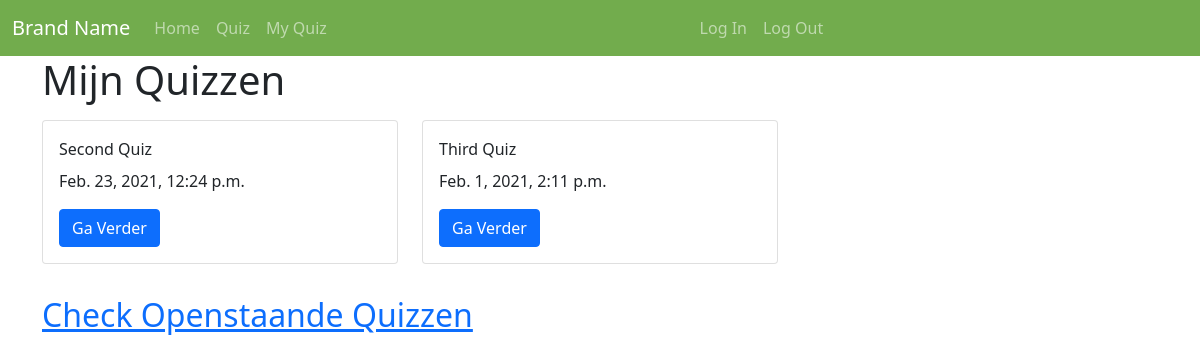
Screenshot of /quiz/my_quizzes/ (signed in) with the database file from the repository.
### users/models.py (models this page shows, shortened)
class UserRegisteredQuizzes(models.Model):
	user = models.ForeignKey(User, on_delete=models.CASCADE)
	registered_quiz = models.ForeignKey(Quiz, on_delete=models.CASCADE)
	current_question = models.ForeignKey(Question, on_delete=models.CASCADE, null=True)
	is_finished = models.BooleanField(default=False)
	def get_user_email(self):
		return self.user.email
	get_user_email.short_description = 'Email'

### quiz/models.py (models this page shows, shortened)
class Quiz(models.Model):
	title = models.CharField(max_length=64)
	description = models.TextField(blank=True)
	is_active = models.BooleanField('Quiz is Active', default=True)
	is_published = models.BooleanField('Quiz is Published', default=False)
	date_created = models.DateTimeField(auto_now_add=True)
	start_date = models.DateTimeField(null=True, default=None)
	slug = models.SlugField()
	objects = IsActiveManager()
	class Meta:
		verbose_name_plural = "Quizzes"

### quiz/views.py (the view)
# urls.py: path('my_quizzes/', views.MyQuizListView.as_view(), name='my_quiz_list'),
@method_decorator(login_required, name='dispatch')
class MyQuizListView(ListView):
	template_name = 'quiz/my_quiz_list.html'
	context_object_name = 'quizzes'
	def get_context_data(self, **kwargs):
		context = super().get_context_data(**kwargs)
		context['user'] = self.request.user
		context['questions'] = Question.objects.all()
		return context
	def get_queryset(self):
		return UserRegisteredQuizzes.objects.filter(user = self.request.user)

### quiz/templates/quiz/my_quiz_list.html (shortened to what this page needs)
{% extends 'base.html' %}
{% block content %}
	<h1>Mijn Quizzen</h1>
	<div class="row">
		{% for quiz in quizzes %}
		<div class="col-md-4 mt-2 mb-2">
			<div class="card">
				<div class="card-body">
					<div class="card-title"> {{quiz.registered_quiz.title}} </div>
					<p>{{ quiz.registered_quiz.start_date }}</p>
					{% if quiz.is_finished %}
					<a href="" class="btn btn-primary disabled">Opgelost</a>
					{% else %}
					<a href="{% url 'quiz:question' quiz_slug=quiz.registered_quiz.slug slug=quiz.current_question.slug %}" class="btn btn-primary">Ga Verder</a>
					{% endif %}
				</div>
			</div>
		</div>
		{% endfor %}
	</div>
<div class="row  mt-4 mb-4">
	<h2>
		<a href="{% url 'quiz:quiz_list' %}">Check Openstaande Quizzen</a>
	</h2>
</div>
{% endblock content %}

### rows the page displays
UserRegisteredQuizzes: registered_quiz "Second Quiz", registered_quiz.start_date "Feb. 23, 2021, 12:24 p.m.", is_finished "Ga Verder"
UserRegisteredQuizzes: registered_quiz "Third Quiz", registered_quiz.start_date "Feb. 1, 2021, 2:11 p.m.", is_finished "Ga Verder"
